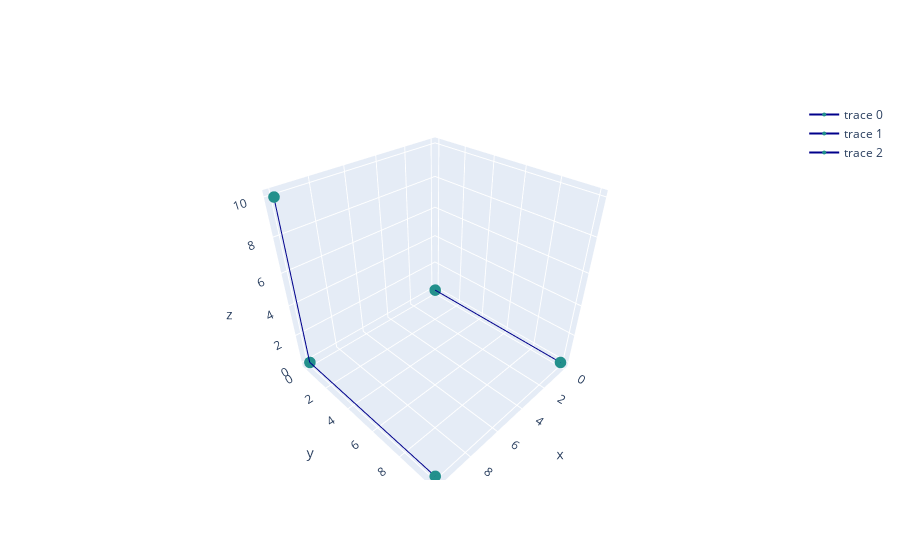

Write notebook code for a chart like this one.
### Code cell
import plotly.graph_objects as go
import pandas as pd
import numpy as np


LINES = [
    [0, 1],
    [0, 2],
    [0, 3],
    [1, 6],
    [1, 7],
    [2, 5],
    [2, 7],
    [3, 5],
    [3, 6],
    [4, 5],
    [4, 6],
    [4, 7],
]


def get_line(x1, y1, z1, x2, y2, z2):
    res = go.Scatter3d(
        x=(x1, x2),
        y=(y1, y2),
        z=(z1, z2),
        marker=dict(
            size=4,
            color=z,
            colorscale='Viridis',
        ),
        line=dict(
            color='darkblue',
            width=2
        )
    )
    
    return res

x = [0, 10]
y = [0, 20]
z = [0, 30]

lines = list()

for i1 in range(2):
    for i2 in range(2):
        for j1 in range(2):
            for j2 in range(2):
                for k1 in range(2):
                    for k2 in range(2):
                        
                        
fig = go.Figure(
    data=[
        get_line(
            x[i], x[i+1],
            y[i], y[i+1],
            z[i], z[i+1],
        ) for i in range(3)
    ]
)

fig.show()

### Figure 1 — Plotly figure (JSON) as saved in the notebook; plotly's stock layout.template omitted (floating-point values rounded to 4 significant figures)
{"data": [{"line": {"color": "darkblue", "width": 2}, "marker": {"color": [0, 0, 0, 0, 0], "colorscale": [[0, "#440154"], [0.1111, "#482878"], [0.2222, "#3e4989"], [0.3333, "#31688e"], [0.4444, "#26828e"], [0.5556, "#1f9e89"], [0.6667, "#35b779"], [0.7778, "#6ece58"], [0.8889, "#b5de2b"], [1, "#fde725"]], "size": 4}, "type": "scatter3d", "x": [0, 0], "y": [10, 0], "z": [0, 0]}, {"line": {"color": "darkblue", "width": 2}, "marker": {"color": [0, 0, 0, 0, 0], "colorscale": [[0, "#440154"], [0.1111, "#482878"], [0.2222, "#3e4989"], [0.3333, "#31688e"], [0.4444, "#26828e"], [0.5556, "#1f9e89"], [0.6667, "#35b779"], [0.7778, "#6ece58"], [0.8889, "#b5de2b"], [1, "#fde725"]], "size": 4}, "type": "scatter3d", "x": [10, 10], "y": [10, 0], "z": [0, 0]}, {"line": {"color": "darkblue", "width": 2}, "marker": {"color": [0, 0, 0, 0, 0], "colorscale": [[0, "#440154"], [0.1111, "#482878"], [0.2222, "#3e4989"], [0.3333, "#31688e"], [0.4444, "#26828e"], [0.5556, "#1f9e89"], [0.6667, "#35b779"], [0.7778, "#6ece58"], [0.8889, "#b5de2b"], [1, "#fde725"]], "size": 4}, "type": "scatter3d", "x": [10, 10], "y": [0, 0], "z": [10, 0]}], "layout": {}}
